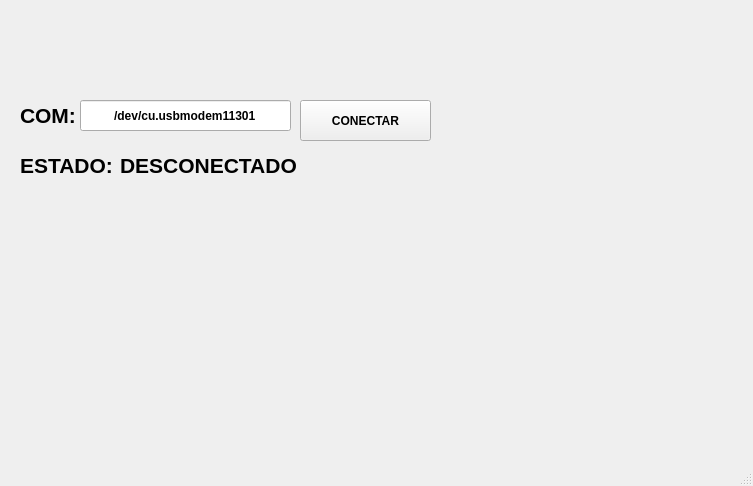
<?xml version="1.0" encoding="UTF-8"?>
<ui version="4.0">
 <class>MainWindow</class>
 <widget class="QMainWindow" name="MainWindow">
  <property name="geometry">
   <rect>
    <x>0</x>
    <y>0</y>
    <width>753</width>
    <height>486</height>
   </rect>
  </property>
  <property name="windowTitle">
   <string>MainWindow</string>
  </property>
  <widget class="QWidget" name="centralwidget">
   <widget class="QLabel" name="txt_estado">
    <property name="geometry">
     <rect>
      <x>120</x>
      <y>150</y>
      <width>181</width>
      <height>31</height>
     </rect>
    </property>
    <property name="font">
     <font>
      <pointsize>16</pointsize>
      <weight>75</weight>
      <bold>true</bold>
     </font>
    </property>
    <property name="text">
     <string>DESCONECTADO</string>
    </property>
   </widget>
   <widget class="QPushButton" name="btn_accion">
    <property name="geometry">
     <rect>
      <x>300</x>
      <y>100</y>
      <width>131</width>
      <height>41</height>
     </rect>
    </property>
    <property name="font">
     <font>
      <weight>75</weight>
      <bold>true</bold>
     </font>
    </property>
    <property name="text">
     <string>CONECTAR</string>
    </property>
   </widget>
   <widget class="QLabel" name="label_3">
    <property name="geometry">
     <rect>
      <x>20</x>
      <y>150</y>
      <width>101</width>
      <height>31</height>
     </rect>
    </property>
    <property name="font">
     <font>
      <pointsize>16</pointsize>
      <weight>75</weight>
      <bold>true</bold>
     </font>
    </property>
    <property name="text">
     <string>ESTADO:</string>
    </property>
   </widget>
   <widget class="QLineEdit" name="txt_com">
    <property name="geometry">
     <rect>
      <x>80</x>
      <y>100</y>
      <width>211</width>
      <height>31</height>
     </rect>
    </property>
    <property name="font">
     <font>
      <weight>75</weight>
      <bold>true</bold>
     </font>
    </property>
    <property name="text">
     <string>/dev/cu.usbmodem11301</string>
    </property>
    <property name="alignment">
     <set>Qt::AlignCenter</set>
    </property>
   </widget>
   <widget class="QLabel" name="label_2">
    <property name="geometry">
     <rect>
      <x>20</x>
      <y>100</y>
      <width>61</width>
      <height>31</height>
     </rect>
    </property>
    <property name="font">
     <font>
      <pointsize>16</pointsize>
      <weight>75</weight>
      <bold>true</bold>
     </font>
    </property>
    <property name="text">
     <string>COM:</string>
    </property>
   </widget>
   <widget class="QLabel" name="label">
    <property name="geometry">
     <rect>
      <x>20</x>
      <y>20</y>
      <width>111</width>
      <height>51</height>
     </rect>
    </property>
    <property name="text">
     <string/>
    </property>
    <property name="pixmap">
     <pixmap resource="../../Recursos.qrc">:/meme/Imagen/fians.jpg</pixmap>
    </property>
    <property name="scaledContents">
     <bool>true</bool>
    </property>
   </widget>
   <widget class="QLabel" name="label_4">
    <property name="geometry">
     <rect>
      <x>610</x>
      <y>20</y>
      <width>111</width>
      <height>51</height>
     </rect>
    </property>
    <property name="text">
     <string/>
    </property>
    <property name="pixmap">
     <pixmap resource="../../Recursos.qrc">:/meme/Imagen/uat-logo.jpg</pixmap>
    </property>
    <property name="scaledContents">
     <bool>true</bool>
    </property>
   </widget>
   <widget class="QLabel" name="label_5">
    <property name="geometry">
     <rect>
      <x>570</x>
      <y>350</y>
      <width>151</width>
      <height>91</height>
     </rect>
    </property>
    <property name="text">
     <string/>
    </property>
    <property name="pixmap">
     <pixmap resource="../../Recursos.qrc">:/meme/Imagen/logo_equipo.jpg</pixmap>
    </property>
    <property name="scaledContents">
     <bool>true</bool>
    </property>
   </widget>
  </widget>
  <widget class="QMenuBar" name="menubar">
   <property name="geometry">
    <rect>
     <x>0</x>
     <y>0</y>
     <width>753</width>
     <height>21</height>
    </rect>
   </property>
  </widget>
  <widget class="QStatusBar" name="statusbar"/>
 </widget>
 <resources>
  <include location="../../Recursos.qrc"/>
 </resources>
 <connections/>
</ui>
